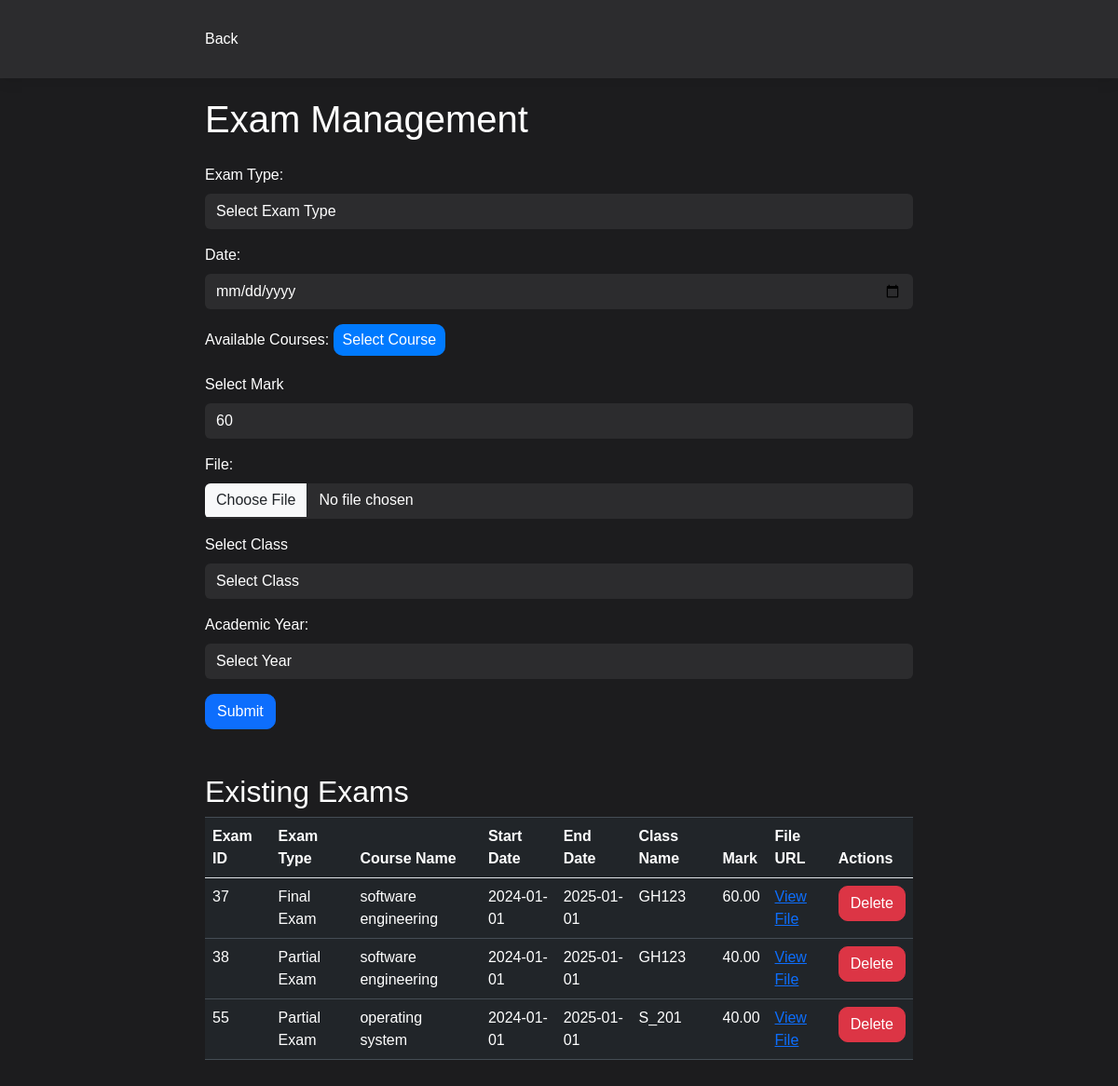
The app's page /USM_CODE/dist/exam.php with its own data.
### tables this page shows
CREATE TABLE `exam` (
  `ExamID` int(10) NOT NULL,
  `exam_type` varchar(255) NOT NULL,
  `mark` decimal(10,2) DEFAULT NULL,
  `date` date DEFAULT NULL,
  `File_url` varchar(255) NOT NULL,
  `YearID` int(11) DEFAULT NULL,
  `room` int(11) DEFAULT NULL,
  `CourseID` int(11) DEFAULT NULL,
  `exam_type_id` int(11) DEFAULT NULL
);

CREATE TABLE `exam_type` (
  `id` int(11) NOT NULL,
  `name` varchar(255) NOT NULL
);

CREATE TABLE `course` (
  `CourseID` int(255) NOT NULL,
  `curriculum_year_id` int(11) DEFAULT NULL,
  `name` varchar(30) NOT NULL,
  `Code` varchar(255) NOT NULL,
  `credits` int(255) NOT NULL,
  `credit_price` varchar(255) NOT NULL,
  `picture_url` varchar(255) NOT NULL DEFAULT 'uploads/Courses',
  `YearID` int(11) DEFAULT NULL,
  `status` varchar(2) NOT NULL,
  `dept_id` int(11) DEFAULT NULL
);

CREATE TABLE `academicyear` (
  `YearID` int(10) NOT NULL,
  `startdate` date DEFAULT NULL,
  `enddate` date DEFAULT NULL
);

CREATE TABLE `classes` (
  `class_id` int(11) NOT NULL,
  `class_name` varchar(255) DEFAULT NULL,
  `YearID` int(11) DEFAULT NULL
);

### USM_CODE/dist/exam.php (the view, shortened to what this page needs)
<?php
include ('connection.php');
?>
<!DOCTYPE html>
<html lang="en">
<head>
    <link rel="stylesheet" href="https://stackpath.bootstrapcdn.com/bootstrap/4.5.2/css/bootstrap.min.css">
    <link href="https://cdn.jsdelivr.net/npm/bootstrap@5.3.0/dist/css/bootstrap.min.css" rel="stylesheet">
</head>
<body>
<nav class="navbar">
    <div class="container">
        <a class="nav-link" href="AdminCP.php">Back</a>
    </div>
</nav>
<div class="container">
    <h1 class="mb-4">Exam Management</h1>
    <form id="examForm" action="examAction.php" method="post" enctype="multipart/form-data">
        <div class="form-group">
    <label for="exam_type_id">Exam Type:</label>
    <select class="form-control" id="exam_type_id" name="exam_type_id" required>
        <option value="">Select Exam Type</option>
    </select>
</div>
        <div class="form-group">
            <label for="date">Date:</label>
            <input type="date" class="form-control" id="date" name="date" required>
        </div>
        <div class="form-group">
            <label for="courses">Available Courses:</label>
            <button type="button" id="showCoursesBtn" onclick="toggleCourses()">Select Course</button>
        </div>
        <div class="form-group">
            <label for="mark">Select Mark</label>
            <select class="form-control" id="mark" name="mark">
                <option value="60">60</option>
            </select>
        </div>
        <div class="form-group">
            <label for="file">File:</label>
            <input type="file" class="form-control" id="file" name="file" required>
        </div>
        <div class="form-group">
            <label for="class_id">Select Class</label>
            <?php
            echo '<select name="class_id" id="class_id" class="form-control">';
            echo '<option value="">Select Class</option>';
            echo '</select>';
            ?>
        </div>
        <div class="form-group">
            <label for="year_id">Academic Year:</label>
            <?php
            echo '<select class="form-control" name="year_id" id="year_id">';
            echo '<option value="">Select Year</option>';
            echo '</select>';
            ?>
        </div>
        <button type="submit" class="btn btn-primary">Submit</button>
    </form>
    <h2 class="mt-5">Existing Exams</h2>
    <table class="table table-dark">
        <thead>
            <tr>
                <th scope="col">Exam ID</th>
                <th scope="col">Exam Type</th>
                <th scope="col">Course Name</th>
                <th scope="col">Start Date</th>
                <th scope="col">End Date</th>
                <th scope="col">Class Name</th>
                <th scope="col">Mark</th>
                <th scope="col">File URL</th>
                <th scope="col">Actions</th>
            </tr>
        </thead>
        <tbody>
            <?php
            $result = mysqli_query($con, "SELECT exam.ExamID, exam.exam_type_id, exam_type.name as exam_type, course.name as course_name, academicyear.startdate, academicyear.enddate, classes.class_name, exam.mark, exam.File_url
                FROM exam
                JOIN course ON exam.CourseID = course.CourseID
                JOIN academicyear ON exam.YearID = academicyear.YearID
                JOIN classes ON exam.room  = classes.class_id
                JOIN exam_type ON exam.exam_type_id = exam_type.id");
            while ($row = mysqli_fetch_assoc($result)) {
                echo '<tr>';
                echo '<td>' . $row['ExamID'] . '</td>';
                echo '<td>' . $row['exam_type'] . '</td>';
                echo '<td>' . $row['course_name'] . '</td>';
                echo '<td>' . $row['startdate'] . '</td>';
                echo '<td>' . $row['enddate'] . '</td>';
                echo '<td>' . $row['class_name'] . '</td>';
                echo '<td>' . $row['mark'] . '</td>';
                echo '<td><a href="' . $row['File_url'] . '">View File</a></td>';
                echo '<td>';
                echo '<form action="examAction.php" method="post" style="display: inline-block;">';
                echo '<button type="submit" class="btn btn-danger" name="delete">Delete</button>';
                echo '</form>';
                echo '</td>';
                echo '</tr>';
            }
            ?>
        </tbody>
    </table>
</div>
</body>
</html>

### USM_CODE/dist/exam.php (style rules this page uses)
body { font-family: Arial, sans-serif; background-color: #1c1c1e; color: white; }
.navbar { background-color: #2c2c2e; box-shadow: 0 2px 15px rgba(0, 0, 0, 0.1); padding: 10px; }
.navbar a { color: white; text-decoration: none; }
.container { max-width: 800px; margin: 0 auto; padding: 20px; }
.form-control { background-color: #2c2c2e; color: white; border: none; }
.btn-primary, .btn-danger, #showCoursesBtn { border-radius: 10px; }
#showCoursesBtn { background-color: #007aff; color: white; border: none; padding: 5px 10px; border-radius: 10px; cursor: pointer; }
.table thead th { border-bottom: 1px solid #dee2e6; }

### records on screen
exam: ExamID "37", exam_type.name "Final Exam", CourseID.name "software engineering", YearID.startdate "2024-01-01", YearID.enddate "2025-01-01", room.class_name "GH123", mark "60.00"
exam: ExamID "38", exam_type.name "Partial Exam", CourseID.name "software engineering", YearID.startdate "2024-01-01", YearID.enddate "2025-01-01", room.class_name "GH123", mark "40.00"
exam: ExamID "55", exam_type.name "Partial Exam", CourseID.name "operating system", YearID.startdate "2024-01-01", YearID.enddate "2025-01-01", room.class_name "S_201", mark "40.00"
